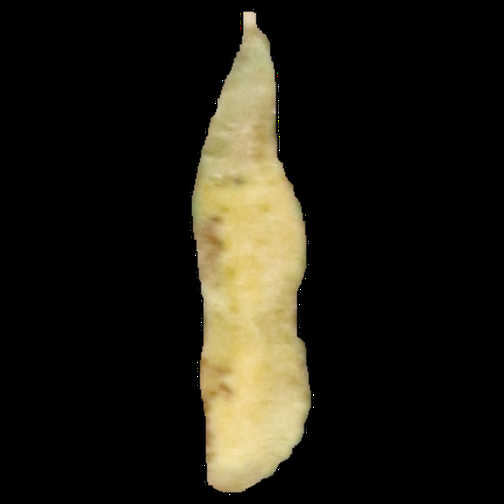
#> input picture imagePreProcessing/1802late86.png, 504 x 504 px, shrunk from 900 x 900 before the run, given in place of 1802late86.jpg, which was not available
$ jupyter execute --allow-errors OpponentSIFT.ipynb   (text cells are left out)
#> lines starting #> are read from the running program, lines starting #| are printed output that depends on the picture; pictures that were not available may be replaced by others from this repository, and a replacement may not be noted
[cell 1]
import os
import cv2
import matplotlib.pyplot as plt
import numpy as np
import pandas as pd
import time
import math
from IPython.core.pylabtools import figsize
figsize(16, 12)
from cyvlfeat.kmeans import kmeans
from scipy.spatial import distance

[cell 2]
img = cv2.imread('../testTrainingDataMix/1802late86.jpg')
#> img is the input picture: shape (504, 504, 3); mean B, G, R 19.3, 29, 31.9
b,g,r = cv2.split(img)
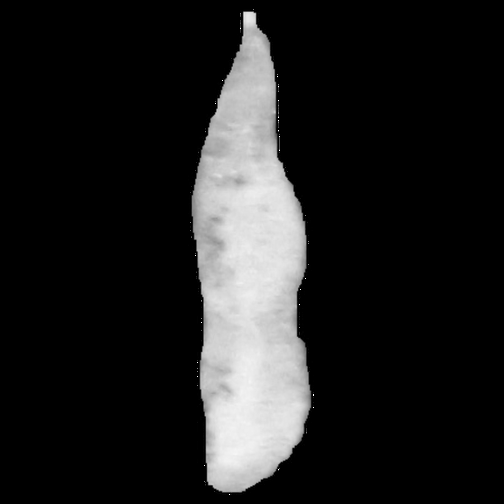
#> r: shape (504, 504); min 0, max 255, mean 31.9
O_1 = (r-g)/math.sqrt(2)
O_2 = (r+g-2*b)/math.sqrt(6)
O_3 = (r+g+b)/math.sqrt(3)
O_1 = cv2.normalize(O_1, None, 0, 255, cv2.NORM_MINMAX).astype('uint8')
O_2 = cv2.normalize(O_2, None, 0, 255, cv2.NORM_MINMAX).astype('uint8')
O_3 = cv2.normalize(O_3, None, 0, 255, cv2.NORM_MINMAX).astype('uint8')

[cell 3]
# [6 lines of commented-out code are left out]

[cell 4]
def sift_kp(image):
#     gray_image = cv2.cvtColor(image,cv2.COLOR_BGR2GRAY)
    sift = cv2.xfeatures2d_SIFT.create()
    kp,des = sift.detectAndCompute(image, None)
    kp_image = cv2.drawKeypoints(image, kp, None)
    return kp_image,kp,des
#> (the rest of this cell did not finish here and is left out)

#> (a cell that did not finish here is left out)

#> (a cell that did not finish here is left out)

#> (a cell that did not finish here is left out)

[cell 8]
def get_clusters(inputDir, cluster_size):
#> called with inputDir = '../testTrainingData_batch5/', cluster_size = 64
    bag_of_features = []
    for (path,dirname,filenames) in os.walk(inputDir):
        for imageName in filenames:
            if imageName.endswith('.jpg'):
#                 print(imageName)
                img = cv2.imread(inputDir+imageName)
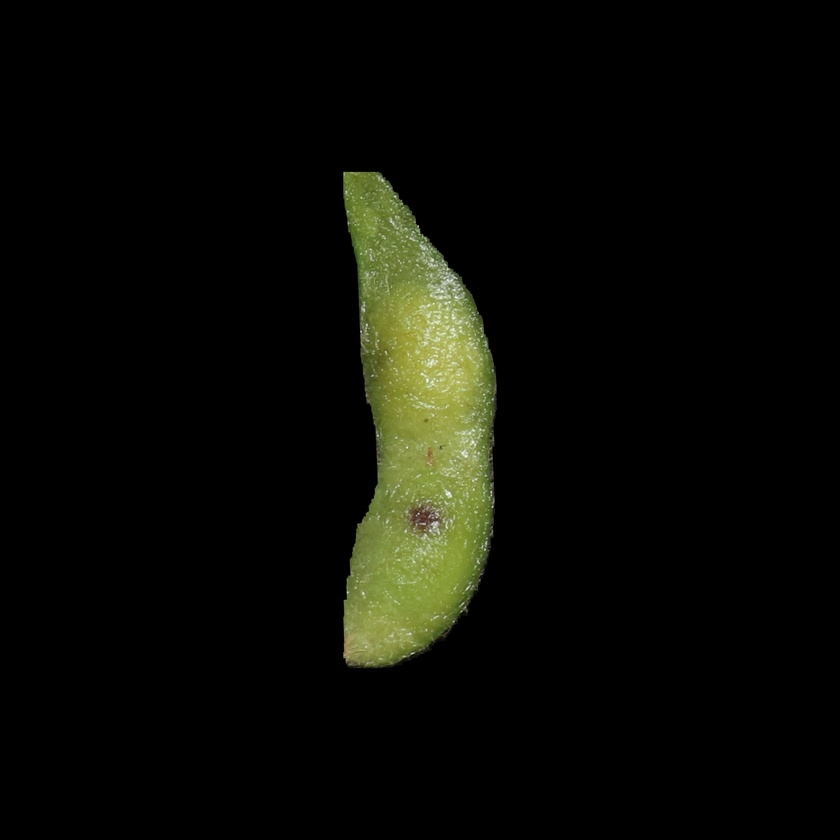
#> input picture testTrainingData_batch5/2028ready4.jpg, 840 x 840 px, shrunk from 1500 x 1500 before the run
#> img is the input picture: shape (840, 840, 3); mean B, G, R 5.5, 10.9, 10
                b,g,r = cv2.split(img)
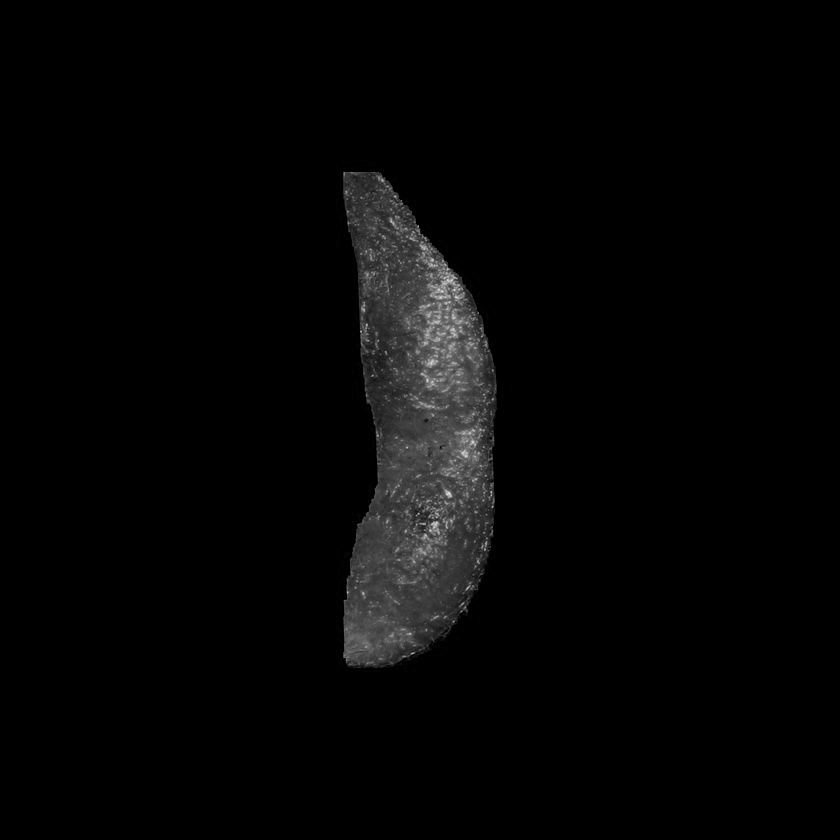
#> b: shape (840, 840); min 0, max 231, mean 5.5
#> g: shape (840, 840)
#> r: shape (840, 840)
                O_1 = (r-g)/math.sqrt(2)
#> O_1: shape (840, 840) float64
                O_2 = (r+g-2*b)/math.sqrt(6)
#> O_2: shape (840, 840) float64
                O_3 = (r+g+b)/math.sqrt(3)
#> O_3: shape (840, 840) float64
                O_1 = cv2.normalize(O_1, None, 0, 255, cv2.NORM_MINMAX).astype('uint8')
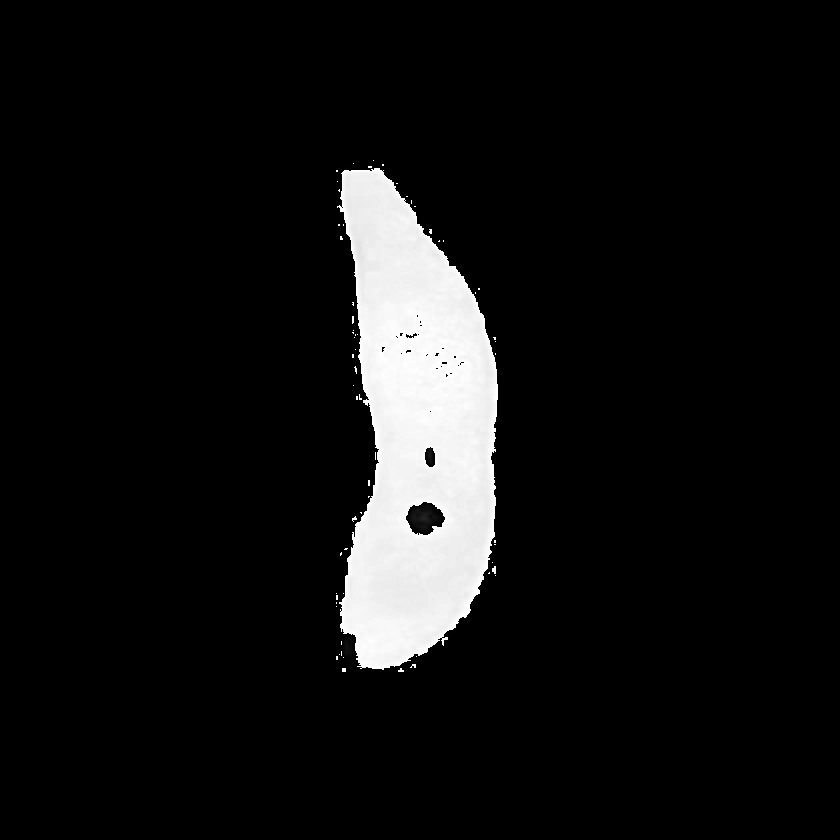
#> O_1: shape (840, 840); min 0, max 255, mean 19
                O_2 = cv2.normalize(O_2, None, 0, 255, cv2.NORM_MINMAX).astype('uint8')
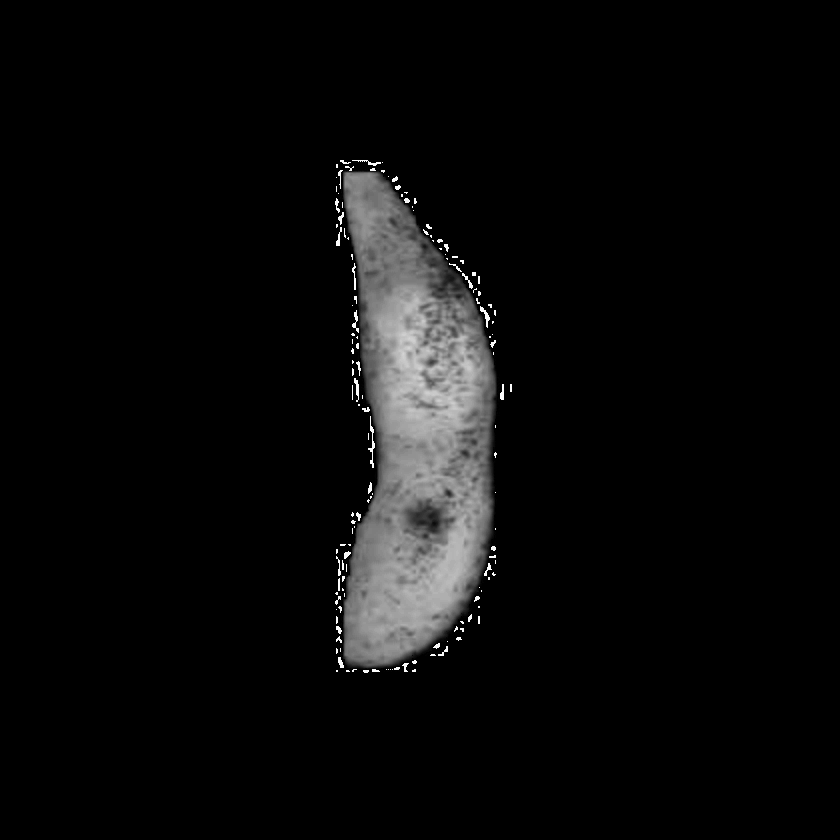
#> O_2: shape (840, 840); min 0, max 255, mean 10.7
                O_3 = cv2.normalize(O_3, None, 0, 255, cv2.NORM_MINMAX).astype('uint8')
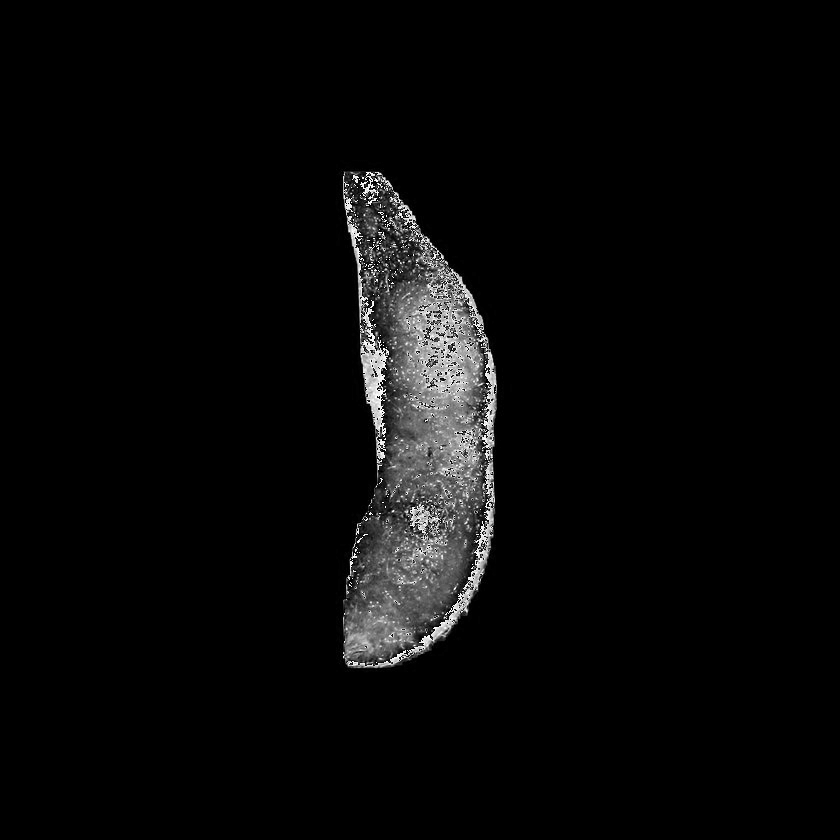
#> O_3: shape (840, 840); min 0, max 254, mean 8.6

                sift = cv2.xfeatures2d.SIFT_create()
                k1,des1 = sift.detectAndCompute(O_1,None)
#> k1 = 147 keypoints; strongest (x, y, size): (401, 334, 1.9), (495, 338, 1.9), (341, 238, 2.2), (437, 354, 2)
                k2,des2 = sift.detectAndCompute(O_2,None)
#> k2 = 578 keypoints; strongest (x, y, size): (337, 593, 1.9), (353, 334, 2.2), (414, 662, 2.8), (353, 522, 2.6)
                k3,des3 = sift.detectAndCompute(O_3,None)
#> k3 = 872 keypoints; strongest (x, y, size): (356, 181, 2.1), (405, 224, 1.8), (445, 342, 1.9), (400, 214, 2.1)
                des1_pad = np.pad(des1,((0,0),(0,256)),'constant',constant_values = (0,0))
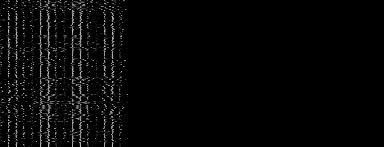
#> des1_pad: shape (147, 384) float32; min 0, max 194, mean 6.7
                des2_pad = np.pad(des2,((0,0),(128,128)),'constant',constant_values = (0,0))
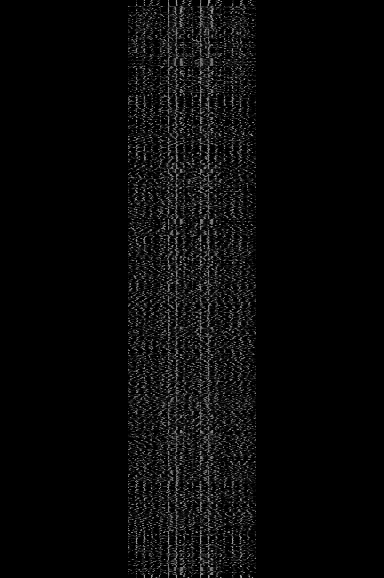
#> des2_pad: shape (578, 384) float32; min 0, max 174, mean 9.2
                des3_pad = np.pad(des3,((0,0),(256,0)),'constant',constant_values = (0,0))
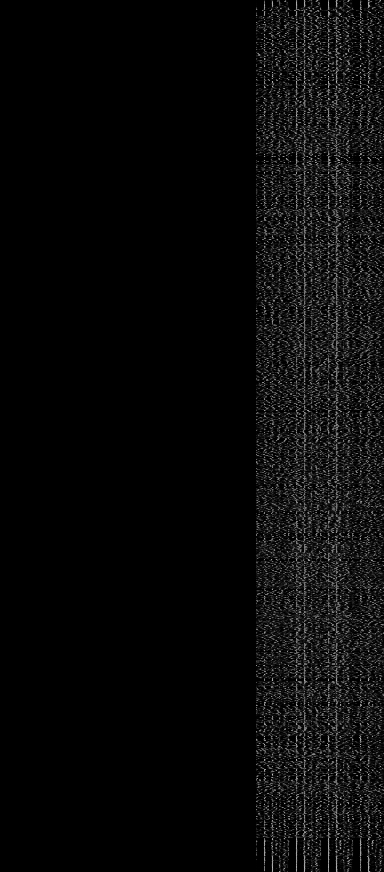
#> des3_pad: shape (872, 384) float32; min 0, max 195, mean 9.8
                descriptors = np.vstack((des1_pad,des2_pad,des3_pad))
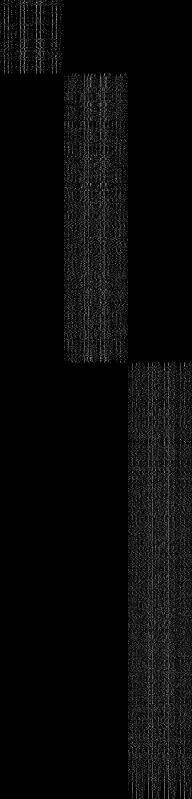
#> descriptors: shape (1597, 384) float32 (shown at 1/2 size); min 0, max 195, mean 9.3

                if descriptors is not None:
                      for des in descriptors:
                            bag_of_features.append(des)
#> after the loop, bag_of_features = 1597 items
        clusters = kmeans(np.array(bag_of_features).astype('float32'),
                          cluster_size, initialization="PLUSPLUS")
    return clusters

#> (a cell that did not finish here is left out)

[cell 10]
def image_histogram(image, feature_clusters):
    img = cv2.imread(image)
    b,g,r = cv2.split(img)
    O_1 = (r-g)/math.sqrt(2)
    O_2 = (r+g-2*b)/math.sqrt(6)
    O_3 = (r+g+b)/math.sqrt(3)
    O_1 = cv2.normalize(O_1, None, 0, 255, cv2.NORM_MINMAX).astype('uint8')
    O_2 = cv2.normalize(O_2, None, 0, 255, cv2.NORM_MINMAX).astype('uint8')
    O_3 = cv2.normalize(O_3, None, 0, 255, cv2.NORM_MINMAX).astype('uint8')

    sift = cv2.xfeatures2d.SIFT_create()
    k1,des1 = sift.detectAndCompute(O_1,None)
    k2,des2 = sift.detectAndCompute(O_2,None)
    k3,des3 = sift.detectAndCompute(O_3,None)
    des1_pad = np.pad(des1,((0,0),(0,256)),'constant',constant_values = (0,0))
    des2_pad = np.pad(des2,((0,0),(128,128)),'constant',constant_values = (0,0))
    des3_pad = np.pad(des3,((0,0),(256,0)),'constant',constant_values = (0,0))
    descriptors = np.vstack((des1_pad,des2_pad,des3_pad))

    dist = distance.cdist(feature_clusters, descriptors, metric='euclidean')

    # calculate distance between each SIFT features of this image and clusters
    idx = np.argmin(dist, axis=0)

    # make histogram
    hist, bin_edges = np.histogram(idx, bins=len(feature_clusters))
    hist_norm = [float(i)/sum(hist) for i in hist]
    return hist_norm

[cell 11]
# testImg = image_histogram('../testTrainingDataMix/1793ready73.jpg',feature_clusters)
# testImg

[cell 12]
def batchExtractSiftFeatures(inputDir,outputDir,filename):
#> called with inputDir = '../testTrainingData_batch5/', outputDir = '../csvFiles/', filename = 'OppoSiftFeatures_batch5.csv'
    imread_failed = []
#> imread_failed = []
    features = []
    index = []
    df = pd.DataFrame(columns = range(1,65))
    feature_clusters = get_clusters(inputDir, 64)
    for (path,dirname,filenames) in os.walk(inputDir):
        for image in filenames:
            try:
                src = path + image
                imgName = image.split('.')[0]
                img = cv2.imread(src)
                feature = image_histogram(src,feature_clusters)
                features.append(feature)
                index.append(imgName)
                df = pd.DataFrame(features,columns = range(1,65),index = index)
                df.index.name = 'Image'
                if os.path.isdir(outputDir):
                    pass
                else:
                    os.mkdir(outputDir)
                df.to_csv(outputDir +filename)
            except:
                imread_failed.append(image)
    return df
